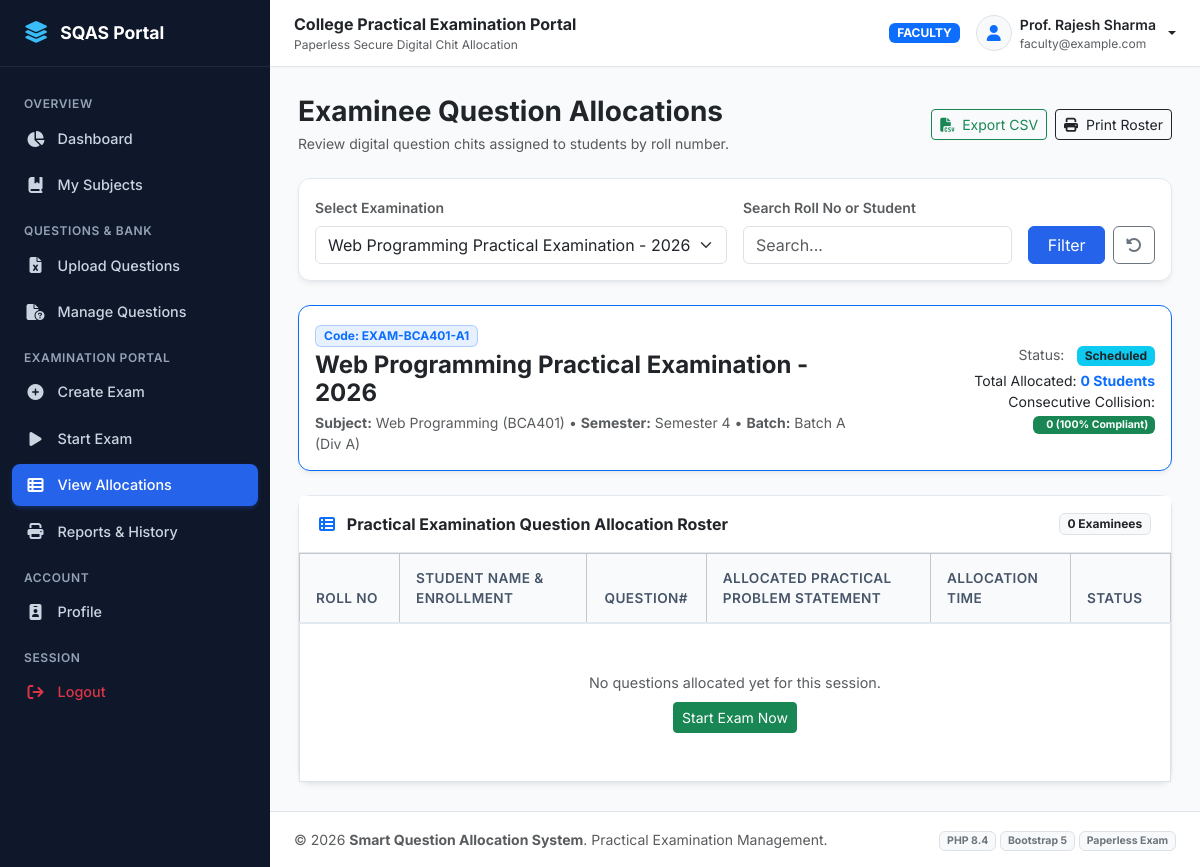
Screenshot of /faculty/allocations.php (signed in) with the database file from the repository.
### tables this page shows
CREATE TABLE `exams` (
  `exam_id` INT AUTO_INCREMENT PRIMARY KEY,
  `exam_name` VARCHAR(150) NOT NULL,
  `exam_code` VARCHAR(50) NOT NULL UNIQUE,
  `subject_id` INT NOT NULL,
  `semester_id` INT NOT NULL,
  `division_id` INT NOT NULL,
  `batch_id` INT NOT NULL,
  `faculty_id` INT NOT NULL,
  `exam_date` DATE NOT NULL,
  `start_time` TIME NOT NULL,
  `end_time` TIME NOT NULL,
  `duration_minutes` INT NOT NULL DEFAULT 120,
  `total_marks` INT NOT NULL DEFAULT 50,
  `instructions` TEXT DEFAULT NULL,
  `allocation_rule` ENUM('random_no_consecutive', 'pure_random') NOT NULL DEFAULT 'random_no_consecutive',
  `status` ENUM('draft', 'scheduled', 'running', 'completed', 'cancelled') NOT NULL DEFAULT 'scheduled',
  `started_at` DATETIME DEFAULT NULL,
  `ended_at` DATETIME DEFAULT NULL,
  `created_at` TIMESTAMP DEFAULT CURRENT_TIMESTAMP,
  INDEX `idx_exam_status` (`status`),
  FOREIGN KEY (`subject_id`) REFERENCES `subjects`(`subject_id`) ON DELETE CASCADE,
  FOREIGN KEY (`semester_id`) REFERENCES `semesters`(`semester_id`) ON DELETE CASCADE,
  FOREIGN KEY (`division_id`) REFERENCES `divisions`(`division_id`) ON DELETE CASCADE,
  FOREIGN KEY (`batch_id`) REFERENCES `batches`(`batch_id`) ON DELETE CASCADE,
  FOREIGN KEY (`faculty_id`) REFERENCES `faculty`(`faculty_id`) ON DELETE CASCADE
);

CREATE TABLE `subjects` (
  `subject_id` INT AUTO_INCREMENT PRIMARY KEY,
  `subject_code` VARCHAR(50) NOT NULL UNIQUE,
  `subject_name` VARCHAR(150) NOT NULL,
  `semester_id` INT NOT NULL,
  `status` ENUM('active', 'inactive') NOT NULL DEFAULT 'active',
  `created_at` TIMESTAMP DEFAULT CURRENT_TIMESTAMP,
  FOREIGN KEY (`semester_id`) REFERENCES `semesters`(`semester_id`) ON DELETE CASCADE
);

CREATE TABLE `semesters` (
  `semester_id` INT AUTO_INCREMENT PRIMARY KEY,
  `semester_name` VARCHAR(50) NOT NULL,
  `semester_code` VARCHAR(20) NOT NULL UNIQUE,
  `status` ENUM('active', 'inactive') NOT NULL DEFAULT 'active',
  `created_at` TIMESTAMP DEFAULT CURRENT_TIMESTAMP
);

CREATE TABLE `batches` (
  `batch_id` INT AUTO_INCREMENT PRIMARY KEY,
  `batch_name` VARCHAR(50) NOT NULL,
  `semester_id` INT NOT NULL,
  `division_id` INT NOT NULL,
  `start_roll_no` INT NOT NULL,
  `end_roll_no` INT NOT NULL,
  `status` ENUM('active', 'inactive') NOT NULL DEFAULT 'active',
  `created_at` TIMESTAMP DEFAULT CURRENT_TIMESTAMP,
  INDEX `idx_batch_sem_div` (`semester_id`, `division_id`),
  FOREIGN KEY (`semester_id`) REFERENCES `semesters`(`semester_id`) ON DELETE CASCADE,
  FOREIGN KEY (`division_id`) REFERENCES `divisions`(`division_id`) ON DELETE CASCADE
);

CREATE TABLE `divisions` (
  `division_id` INT AUTO_INCREMENT PRIMARY KEY,
  `division_name` VARCHAR(20) NOT NULL UNIQUE,
  `status` ENUM('active', 'inactive') NOT NULL DEFAULT 'active',
  `created_at` TIMESTAMP DEFAULT CURRENT_TIMESTAMP
);

### faculty/allocations.php (the view, shortened to what this page needs)
<?php
require_once __DIR__ . '/../includes/functions.php';
$facultyId = $_SESSION['user_detail_id'] ?? 0;
$examId = (int)($_GET['exam_id'] ?? 0);
$search = trim($_GET['search'] ?? '');
$examsStmt = $pdo->prepare("
    SELECT e.exam_id, e.exam_name, e.exam_code, e.exam_date, e.status, s.subject_name, b.batch_name
    FROM exams e
    JOIN subjects s ON e.subject_id = s.subject_id
    JOIN batches b ON e.batch_id = b.batch_id
    WHERE e.faculty_id = ?
    ORDER BY e.exam_date DESC, e.exam_id DESC
");
$examsStmt->execute([$facultyId]);
$exams = $examsStmt->fetchAll();
if (!$examId && !empty($exams)) {
    $examId = $exams[0]['exam_id'];
}
$selectedExam = null;
if ($examId > 0) {
    $stmt = $pdo->prepare("
        SELECT e.*, s.subject_name, s.subject_code, sem.semester_name, d.division_name, b.batch_name,
               (SELECT COUNT(*) FROM question_allocations qa WHERE qa.exam_id = e.exam_id) as total_allocated
        FROM exams e
        JOIN subjects s ON e.subject_id = s.subject_id
        JOIN semesters sem ON e.semester_id = sem.semester_id
        JOIN divisions d ON e.division_id = d.division_id
        JOIN batches b ON e.batch_id = b.batch_id
        WHERE e.exam_id = ? AND e.faculty_id = ?
    ");
    $stmt->execute([$examId, $facultyId]);
    $selectedExam = $stmt->fetch();
}
if ($examId > 0) {
    $where = ["qa.exam_id = ?"];
    $params = [$examId];
    $whereClause = implode(" AND ", $where);
    $qStmt = $pdo->prepare("
        SELECT qa.*, s.roll_no, s.enrollment_no, u.name as student_name, u.email as student_email,
               q.question_number, q.question_text, b.batch_name
        FROM question_allocations qa
        JOIN students s ON qa.student_id = s.student_id
        JOIN users u ON s.user_id = u.user_id
        JOIN questions q ON qa.question_id = q.question_id
        JOIN batches b ON s.batch_id = b.batch_id
        WHERE {$whereClause}
        ORDER BY s.roll_no ASC
    ");
    $qStmt->execute($params);
    $allocations = $qStmt->fetchAll();
}
$consecutiveCollisions = 0;
include __DIR__ . '/../includes/header.php';
?>
<div class="d-flex justify-content-between align-items-center mb-4 flex-wrap gap-2">
    <div>
        <h3 class="fw-bold text-dark mb-1">Examinee Question Allocations</h3>
        <p class="text-muted small mb-0">Review digital question chits assigned to students by roll number.</p>
    </div>
    <div class="d-flex gap-2 no-print">
        <?php if ($selectedExam): ?>
            <a href="allocations.php?exam_id=<?= $examId ?>&export=csv" class="btn btn-outline-success btn-sm">
                <i class="fa-solid fa-file-csv me-1"></i> Export CSV
            </a>
            <button class="btn btn-outline-dark btn-sm btn-print">
                <i class="fa-solid fa-print me-1"></i> Print Roster
            </button>
        <?php endif; ?>
    </div>
</div>
<div class="card mb-4 no-print">
    <div class="card-body">
        <form method="GET" action="allocations.php" class="row g-3 align-items-end">
            <div class="col-md-6">
                <label class="form-label small fw-semibold text-muted">Select Examination</label>
                <select name="exam_id" class="form-select" onchange="this.form.submit()">
                    <?php foreach ($exams as $e): ?>
                        <option value="<?= $e['exam_id'] ?>" <?= $examId == $e['exam_id'] ? 'selected' : '' ?>>
                            <?= e($e['exam_name']) ?> (<?= e($e['subject_name']) ?> - <?= e($e['batch_name']) ?>) [<?= ucfirst($e['status']) ?>]
                        </option>
                    <?php endforeach; ?>
                </select>
            </div>
            <div class="col-md-4">
                <label class="form-label small fw-semibold text-muted">Search Roll No or Student</label>
                <input type="text" name="search" class="form-control" placeholder="Search..." value="<?= e($search) ?>">
            </div>
            <div class="col-md-2 d-flex gap-2">
                <button type="submit" class="btn btn-primary w-100">Filter</button>
                <a href="allocations.php?exam_id=<?= $examId ?>" class="btn btn-outline-secondary" title="Reset"><i class="fa-solid fa-rotate-left"></i></a>
            </div>
        </form>
    </div>
</div>
<?php if ($selectedExam): ?>
    <div class="card mb-4 border-primary">
        <div class="card-body">
            <div class="row g-3 align-items-center">
                <div class="col-md-8">
                    <div class="badge bg-primary bg-opacity-10 text-primary border border-primary border-opacity-25 px-2 py-1 mb-1">
                        Code: <?= e($selectedExam['exam_code']) ?>
                    </div>
                    <h4 class="fw-bold text-dark mb-1"><?= e($selectedExam['exam_name']) ?></h4>
                    <div class="text-muted small">
                        <strong>Subject:</strong> <?= e($selectedExam['subject_name']) ?> (<?= e($selectedExam['subject_code']) ?>) &bull;
                        <strong>Semester:</strong> <?= e($selectedExam['semester_name']) ?> &bull;
                        <strong>Batch:</strong> <?= e($selectedExam['batch_name']) ?> (Div <?= e($selectedExam['division_name']) ?>)
                    </div>
                </div>
                <div class="col-md-4 text-md-end">
                    <div class="mb-1">
                        <span class="text-muted small me-2">Status:</span>
                        <?= status_badge($selectedExam['status']) ?>
                    </div>
                    <div class="small">
                        Total Allocated: <strong class="text-primary"><?= count($allocations) ?> Students</strong>
                    </div>
                    <div class="small">
                        Consecutive Collision:
                        <?php if ($consecutiveCollisions === 0): ?>
                            <span class="badge bg-success"><i class="fa-solid fa-shield-check me-1"></i> 0 (100% Compliant)</span>
                        <?php else: ?>
                            <span class="badge bg-danger"><?= $consecutiveCollisions ?> Collisions</span>
                        <?php endif; ?>
                    </div>
                </div>
            </div>
        </div>
    </div>
    <div class="card">
        <div class="card-header bg-white d-flex justify-content-between align-items-center">
            <span class="fw-bold text-dark"><i class="fa-solid fa-table-list me-2 text-primary"></i> Practical Examination Question Allocation Roster</span>
            <span class="badge bg-light text-dark border"><?= count($allocations) ?> Examinees</span>
        </div>
        <div class="card-body p-0">
            <div class="table-responsive">
                <table class="table table-bordered table-hover align-middle mb-0">
                    <thead class="table-light">
                        <tr>
                            <th style="width: 100px;">Roll No</th>
                            <th>Student Name & Enrollment</th>
                            <th style="width: 120px;" class="text-center">Question#</th>
                            <th>Allocated Practical Problem Statement</th>
                            <th style="width: 140px;">Allocation Time</th>
                            <th style="width: 100px;">Status</th>
                        </tr>
                    </thead>
                    <tbody>
                        <?php if (empty($allocations)): ?>
                            <tr>
                                <td colspan="6" class="text-center text-muted py-5">
                                    No questions allocated yet for this session.
                                    <?php if ($selectedExam['status'] === 'scheduled'): ?>
                                        <div class="mt-2">
                                            <a href="start_exam.php" class="btn btn-sm btn-success">Start Exam Now</a>
                                        </div>
                                    <?php endif; ?>
                                </td>
                            </tr>
                        <?php endif; ?>
                    </tbody>
                </table>
            </div>
        </div>
    </div>
<?php endif; ?>
<?php include __DIR__ . '/../includes/footer.php'; ?>

### includes/functions.php (shortened to what this page needs)
<?php
function e($string) {
    return htmlspecialchars((string)$string, ENT_QUOTES, 'UTF-8');
}
function status_badge($status) {
    $status = strtolower($status);
    $map = [
        'active'     => ['class' => 'bg-success', 'text' => 'Active'],
        'inactive'   => ['class' => 'bg-secondary', 'text' => 'Inactive'],
        'scheduled'  => ['class' => 'bg-info text-dark', 'text' => 'Scheduled'],
        'running'    => ['class' => 'bg-warning text-dark', 'text' => 'Running'],
        'completed'  => ['class' => 'bg-primary', 'text' => 'Completed'],
        'cancelled'  => ['class' => 'bg-danger', 'text' => 'Cancelled'],
        'draft'      => ['class' => 'bg-secondary', 'text' => 'Draft'],
        'allocated'  => ['class' => 'bg-info text-dark', 'text' => 'Allocated'],
        'submitted'  => ['class' => 'bg-success', 'text' => 'Submitted'],
        'absent'     => ['class' => 'bg-danger', 'text' => 'Absent']
    ];
    $item = $map[$status] ?? ['class' => 'bg-secondary', 'text' => ucfirst($status)];
    return '<span class="badge ' . $item['class'] . '">' . $item['text'] . '</span>';
}

### assets/css/style.css (style rules this page uses)
:root { --primary-navy: #0f2744; --primary-blue: #1e40af; --primary-accent: #2563eb; --primary-hover: #1d4ed8; --bg-slate: #f8fafc; --bg-sidebar: #0f172a; --bg-sidebar-hover: #1e293b; --text-dark: #1e293b; --text-muted: #64748b; --border-light: #e2e8f0; --card-shadow: 0 4px 6px -1px rgba(0, 0, 0, 0.05), 0 2px 4px -2px rgba(0, 0, 0, 0.05); --card-hover-shadow: 0 10px 15px -3px rgba(0, 0, 0, 0.08), 0 4px 6px -4px rgba(0, 0, 0, 0.05); }
body { font-family: 'Inter', system-ui, -apple-system, BlinkMacSystemFont, "Segoe UI", Roboto, sans-serif; background-color: var(--bg-slate); color: var(--text-dark); min-height: 100vh; display: flex; flex-direction: column; }
.card { border: 1px solid var(--border-light); border-radius: 0.75rem; box-shadow: var(--card-shadow); transition: box-shadow 0.2s ease, transform 0.2s ease; background-color: #ffffff; }
.card-header { background-color: #ffffff; border-bottom: 1px solid var(--border-light); font-weight: 600; padding: 1rem 1.25rem; }
.table thead th { background-color: #f8fafc; color: #475569; font-weight: 600; font-size: 0.85rem; text-transform: uppercase; letter-spacing: 0.03em; border-bottom: 2px solid var(--border-light); padding: 0.85rem 1rem; }
.table tbody td { padding: 0.85rem 1rem; vertical-align: middle; font-size: 0.9rem; }
.btn-primary { background-color: var(--primary-accent); border-color: var(--primary-accent); }

### rows the page displays
exams: exam_code "EXAM-BCA401-A1", exam_name "Web Programming Practical Examination - 2026", subject.subject_name "Web Programming", subject.subject_code "BCA401", semester.semester_name "Semester 4", batch.batch_name "Batch A", division.division_name "A", status "Scheduled"

### other values shown
$currentUser['role'] "FACULTY"
$currentUser['name'] "Prof. Rajesh Sharma"
$currentUser['email'] "faculty@example.com"
count($allocations) "0"
APP_NAME "Smart Question Allocation System"
PHP_MAJOR_VERSION "8"
PHP_MINOR_VERSION "4"
form field exam_id "Web Programming Practical Examination - 2026 (Web Programming - Batch A) [Scheduled]"
